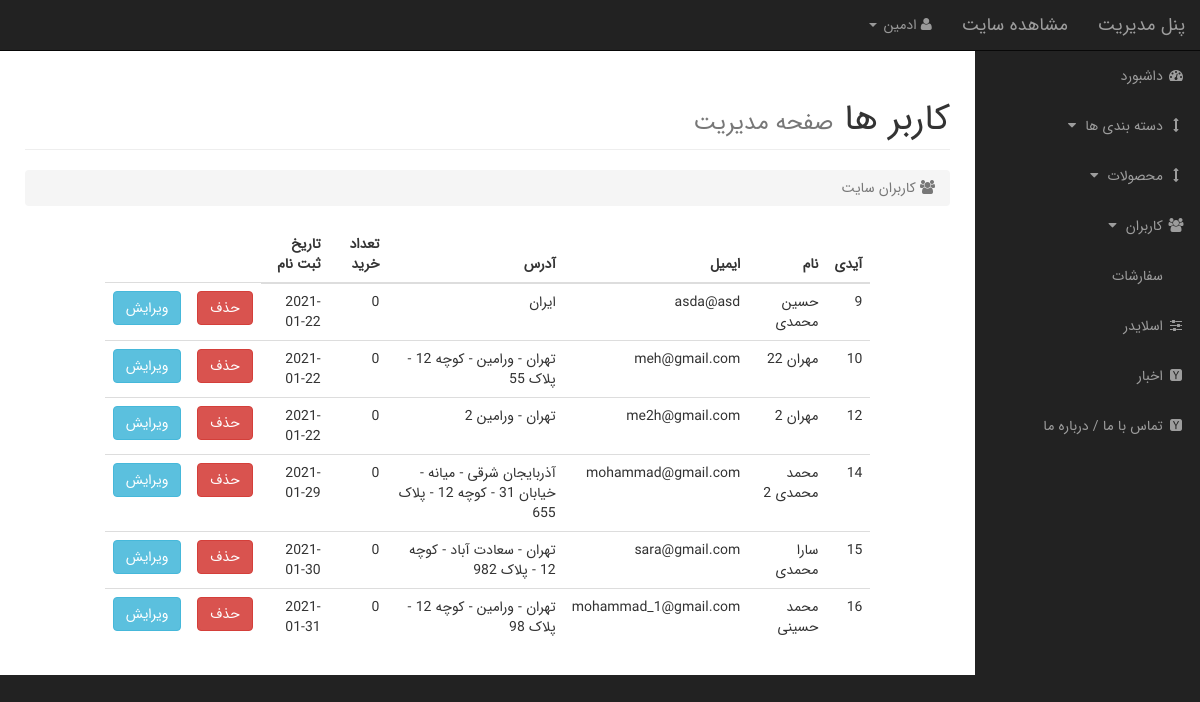
The page /admin/users.php (signed in) on the database its author committed.
### tables this page shows
CREATE TABLE `users` (
  `id` int(11) NOT NULL,
  `name` varchar(512) NOT NULL,
  `email` varchar(256) NOT NULL,
  `password` varchar(256) NOT NULL,
  `address` text NOT NULL,
  `buy_count` int(11) NOT NULL DEFAULT 0,
  `created_at` date NOT NULL DEFAULT current_timestamp()
);

### admin/includes/classes/Database.php (called while the page is built, shortened)
<?php
class Database
{
    public $conn;
    function __construct()
    {
        $this->host = DB_INFO['host'];
        $this->user = DB_INFO['user'];
        $this->pass = DB_INFO['pass'];
        $this->name = DB_INFO['name'];
        $this->options = [
            PDO::ATTR_ERRMODE => PDO::ERRMODE_EXCEPTION
        ];
        try {
            $this->conn = new \PDO("mysql:host=$this->host;dbname=$this->name;charset=utf8", $this->user, $this->pass, $this->options);
        } catch (\PDOException $e) {
            die("Database Failed :: " . $e->getMessage());
        }
    }
    public function selectAll(string $sql, array $values = [], string $class)
    {
        $stmt = $this->conn->prepare($sql);
        if (!$stmt->execute())
            return false;
        return $stmt->fetchAll(PDO::FETCH_CLASS, $class);
    }
}

### admin/includes/init.php (called while the page is built, shortened)
<?php
$conn = new classes\Database();

### admin/includes/classes/Main.php (called while the page is built, shortened)
<?php
class Main
{
    protected static $class_name = "classes\Main";
    protected static $db_name = "aa";
    public static function findAll()
    {
        return static::findAllQuery("Select * from ". static::$db_name, [], static::$class_name);
    }
    protected static function findAllQuery(string $sql, array $values = [], $class)
    {
        global $conn;
        return $conn->selectAll($sql, $values, $class);
    }
}

### admin/views/users/view-users.php (the view, shortened to what this page needs)
<?php $users = User::findAll(); ?>
<div class="row">
    <div class="col-md-10 col-md-offset-1">
        <table class="table table-responsive table-hover">
            <thead>
                <tr>
                    <th>آیدی</th>
                    <th>نام</th>
                    <th>ایمیل</th>
                    <th>آدرس</th>
                    <th>تعداد خرید</th>
                    <th>تاریخ ثبت نام</th>
                </tr>
            </thead>
            <tbody>
            <?php foreach ($users as $user): ?>
                <tr>
                    <td><?php echo $user->id ?></td>
                    <td><?php echo $user->name; ?></td>
                    <td><?php echo $user->email; ?></td>
                    <td><?php echo $user->address; ?></td>
                    <td><?php echo $user->buy_count; ?></td>
                    <td><?php echo $user->created_at; ?></td>
                    <form action="" method="post">
                        <td><button class="btn btn-danger" name="delete">حذف</button></button></td>
                        <td><button class="btn btn-info" name="update">ویرایش</button></td>
                    </form>
                </tr>
            <?php endforeach; ?>
            </tbody>
        </table>
    </div>
</div>

### admin/css/sb-admin.css (style rules this page uses)
body { margin-top: 100px; background-color: #222; font-family: iransans !important; }
@media (min-width:768px) { body { margin-top: 50px; } }

### rows shown on the page
users: id "9", name "حسین محمدی", email "asda@asd", address "ایران", buy_count "0", created_at "2021-01-22"
users: id "10", name "مهران 22", email "meh@gmail.com", address "تهران - ورامین - کوچه 12 - پلاک 55", buy_count "0", created_at "2021-01-22"
users: id "12", name "مهران 2", email "me2h@gmail.com", address "تهران - ورامین 2", buy_count "0", created_at "2021-01-22"
users: id "14", name "محمد محمدی 2", email "mohammad@gmail.com", address "آذربایجان شرقی - میانه - خیابان 31 - کوچه 12 - پلاک 655", buy_count "0", created_at "2021-01-29"
users: id "15", name "سارا محمدی", email "sara@gmail.com", address "تهران - سعادت آباد - کوچه 12 - پلاک 982", buy_count "0", created_at "2021-01-30"
users: id "16", name "محمد حسینی", email "mohammad_1@gmail.com", address "تهران - ورامین - کوچه 12 - پلاک 98", buy_count "0", created_at "2021-01-31"

### other values the page prints
$_SESSION['admin_info']['name'] "ادمین"
